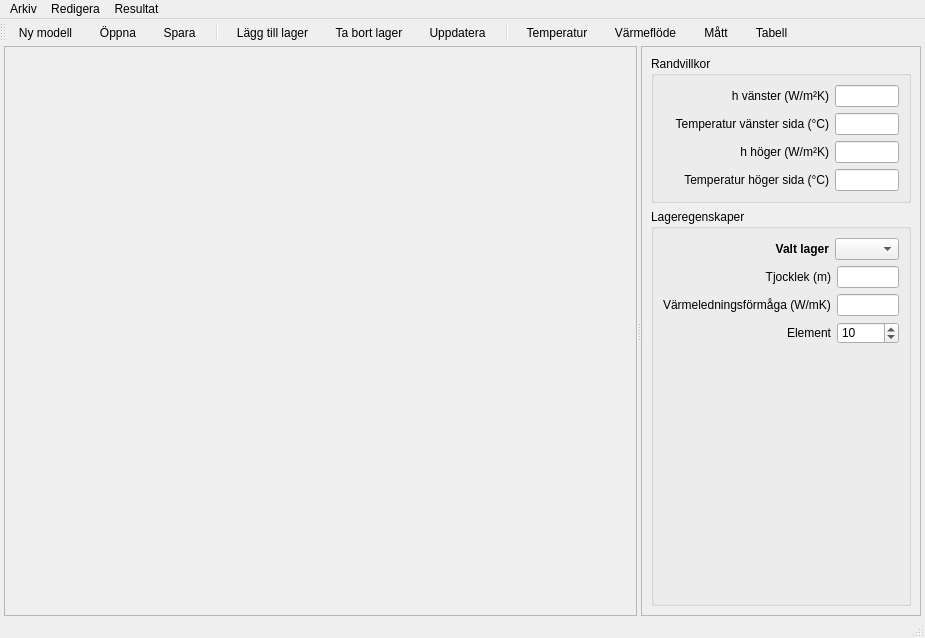
<?xml version="1.0" encoding="UTF-8"?>
<ui version="4.0">
 <class>main_window</class>
 <widget class="QMainWindow" name="main_window">
  <property name="geometry">
   <rect>
    <x>0</x>
    <y>0</y>
    <width>925</width>
    <height>638</height>
   </rect>
  </property>
  <property name="windowTitle">
   <string>1D Värmeflödesanalys</string>
  </property>
  <property name="styleSheet">
   <string notr="true">    QToolBar {
        border: none;
        spacing: 8px;
    }
    
    QToolButton {
        border: none;
        padding: 5px;
        background-color: transparent;
        icon-size: 24px;
    }
    
    QToolButton:checked {
        background-color: palette(highlight);
        border-radius: 3px;
    }
    
    QToolButton:hover {
        background-color: palette(midlight);
        border-radius: 3px;
    }
    
    QToolButton:pressed {
        background-color: palette(mid);
        border-radius: 3px;
    }</string>
  </property>
  <widget class="QWidget" name="main_widget">
   <layout class="QVBoxLayout" name="verticalLayout">
    <property name="leftMargin">
     <number>4</number>
    </property>
    <property name="topMargin">
     <number>0</number>
    </property>
    <property name="rightMargin">
     <number>4</number>
    </property>
    <property name="bottomMargin">
     <number>0</number>
    </property>
    <item>
     <widget class="QSplitter" name="splitter">
      <property name="orientation">
       <enum>Qt::Orientation::Horizontal</enum>
      </property>
      <widget class="QFrame" name="frame">
       <property name="sizePolicy">
        <sizepolicy hsizetype="Expanding" vsizetype="Preferred">
         <horstretch>0</horstretch>
         <verstretch>0</verstretch>
        </sizepolicy>
       </property>
       <property name="frameShape">
        <enum>QFrame::Shape::StyledPanel</enum>
       </property>
       <property name="frameShadow">
        <enum>QFrame::Shadow::Raised</enum>
       </property>
       <layout class="QVBoxLayout" name="verticalLayout_3">
        <item>
         <layout class="QVBoxLayout" name="main_layout"/>
        </item>
       </layout>
      </widget>
      <widget class="QFrame" name="frame_3">
       <property name="maximumSize">
        <size>
         <width>280</width>
         <height>16777215</height>
        </size>
       </property>
       <property name="autoFillBackground">
        <bool>false</bool>
       </property>
       <property name="frameShape">
        <enum>QFrame::Shape::StyledPanel</enum>
       </property>
       <property name="frameShadow">
        <enum>QFrame::Shadow::Raised</enum>
       </property>
       <layout class="QVBoxLayout" name="verticalLayout_5">
        <item>
         <widget class="QGroupBox" name="groupBox_2">
          <property name="title">
           <string>Randvillkor</string>
          </property>
          <layout class="QVBoxLayout" name="verticalLayout_2">
           <item>
            <layout class="QGridLayout" name="gridLayout_3">
             <item row="0" column="0">
              <widget class="QLabel" name="label_8">
               <property name="text">
                <string>h vänster (W/m²K)</string>
               </property>
               <property name="alignment">
                <set>Qt::AlignmentFlag::AlignRight|Qt::AlignmentFlag::AlignTrailing|Qt::AlignmentFlag::AlignVCenter</set>
               </property>
              </widget>
             </item>
             <item row="0" column="1">
              <widget class="QLineEdit" name="h_left_text">
               <property name="maximumSize">
                <size>
                 <width>64</width>
                 <height>16777215</height>
                </size>
               </property>
              </widget>
             </item>
             <item row="1" column="0">
              <widget class="QLabel" name="label_9">
               <property name="text">
                <string>Temperatur vänster sida (°C)</string>
               </property>
               <property name="alignment">
                <set>Qt::AlignmentFlag::AlignRight|Qt::AlignmentFlag::AlignTrailing|Qt::AlignmentFlag::AlignVCenter</set>
               </property>
              </widget>
             </item>
             <item row="1" column="1">
              <widget class="QLineEdit" name="T_left_text">
               <property name="maximumSize">
                <size>
                 <width>64</width>
                 <height>16777215</height>
                </size>
               </property>
              </widget>
             </item>
             <item row="2" column="0">
              <widget class="QLabel" name="label_10">
               <property name="text">
                <string>h höger (W/m²K)</string>
               </property>
               <property name="alignment">
                <set>Qt::AlignmentFlag::AlignRight|Qt::AlignmentFlag::AlignTrailing|Qt::AlignmentFlag::AlignVCenter</set>
               </property>
              </widget>
             </item>
             <item row="2" column="1">
              <widget class="QLineEdit" name="h_right_text">
               <property name="maximumSize">
                <size>
                 <width>64</width>
                 <height>16777215</height>
                </size>
               </property>
              </widget>
             </item>
             <item row="3" column="0">
              <widget class="QLabel" name="label_11">
               <property name="text">
                <string>Temperatur höger sida (°C)</string>
               </property>
               <property name="alignment">
                <set>Qt::AlignmentFlag::AlignRight|Qt::AlignmentFlag::AlignTrailing|Qt::AlignmentFlag::AlignVCenter</set>
               </property>
              </widget>
             </item>
             <item row="3" column="1">
              <widget class="QLineEdit" name="T_right_text">
               <property name="maximumSize">
                <size>
                 <width>64</width>
                 <height>16777215</height>
                </size>
               </property>
              </widget>
             </item>
            </layout>
           </item>
          </layout>
         </widget>
        </item>
        <item>
         <widget class="QGroupBox" name="groupBox">
          <property name="title">
           <string>Lageregenskaper</string>
          </property>
          <layout class="QVBoxLayout" name="verticalLayout_4">
           <item>
            <layout class="QHBoxLayout" name="horizontalLayout">
             <property name="leftMargin">
              <number>4</number>
             </property>
             <item>
              <widget class="QLabel" name="label">
               <property name="font">
                <font>
                 <bold>true</bold>
                </font>
               </property>
               <property name="text">
                <string>Valt lager</string>
               </property>
               <property name="alignment">
                <set>Qt::AlignmentFlag::AlignRight|Qt::AlignmentFlag::AlignTrailing|Qt::AlignmentFlag::AlignVCenter</set>
               </property>
              </widget>
             </item>
             <item>
              <widget class="QComboBox" name="layer_combo">
               <property name="maximumSize">
                <size>
                 <width>64</width>
                 <height>16777215</height>
                </size>
               </property>
               <property name="font">
                <font>
                 <bold>true</bold>
                </font>
               </property>
              </widget>
             </item>
            </layout>
           </item>
           <item>
            <layout class="QGridLayout" name="gridLayout">
             <item row="2" column="1">
              <widget class="QSpinBox" name="calc_points_spin">
               <property name="minimum">
                <number>1</number>
               </property>
               <property name="maximum">
                <number>100</number>
               </property>
               <property name="value">
                <number>10</number>
               </property>
              </widget>
             </item>
             <item row="1" column="0">
              <widget class="QLabel" name="label_5">
               <property name="text">
                <string>Värmeledningsförmåga (W/mK)</string>
               </property>
              </widget>
             </item>
             <item row="1" column="1">
              <widget class="QLineEdit" name="conductivity_text"/>
             </item>
             <item row="2" column="0">
              <widget class="QLabel" name="label_3">
               <property name="text">
                <string>Element</string>
               </property>
               <property name="alignment">
                <set>Qt::AlignmentFlag::AlignRight|Qt::AlignmentFlag::AlignTrailing|Qt::AlignmentFlag::AlignVCenter</set>
               </property>
              </widget>
             </item>
             <item row="0" column="0">
              <widget class="QLabel" name="label_2">
               <property name="text">
                <string>Tjocklek (m)</string>
               </property>
               <property name="alignment">
                <set>Qt::AlignmentFlag::AlignRight|Qt::AlignmentFlag::AlignTrailing|Qt::AlignmentFlag::AlignVCenter</set>
               </property>
              </widget>
             </item>
             <item row="0" column="1">
              <widget class="QLineEdit" name="thickness_text"/>
             </item>
             <item row="3" column="0">
              <spacer name="verticalSpacer">
               <property name="orientation">
                <enum>Qt::Orientation::Vertical</enum>
               </property>
               <property name="sizeHint" stdset="0">
                <size>
                 <width>20</width>
                 <height>40</height>
                </size>
               </property>
              </spacer>
             </item>
            </layout>
           </item>
          </layout>
         </widget>
        </item>
       </layout>
      </widget>
     </widget>
    </item>
   </layout>
  </widget>
  <widget class="QMenuBar" name="menu_bar">
   <property name="geometry">
    <rect>
     <x>0</x>
     <y>0</y>
     <width>925</width>
     <height>22</height>
    </rect>
   </property>
   <widget class="QMenu" name="file_menu">
    <property name="title">
     <string>Arkiv</string>
    </property>
    <addaction name="new_action"/>
    <addaction name="separator"/>
    <addaction name="open_action"/>
    <addaction name="save_action"/>
    <addaction name="save_as_action"/>
    <addaction name="separator"/>
    <addaction name="exit_action"/>
   </widget>
   <widget class="QMenu" name="menuResultat">
    <property name="title">
     <string>Resultat</string>
    </property>
    <addaction name="temperature_action"/>
    <addaction name="heat_flux_action"/>
    <addaction name="results_view_action"/>
   </widget>
   <widget class="QMenu" name="menuRedigera">
    <property name="title">
     <string>Redigera</string>
    </property>
    <addaction name="add_layer_action"/>
    <addaction name="remove_layer_action"/>
    <addaction name="update_action"/>
   </widget>
   <addaction name="file_menu"/>
   <addaction name="menuRedigera"/>
   <addaction name="menuResultat"/>
  </widget>
  <widget class="QToolBar" name="toolBar">
   <property name="windowTitle">
    <string>toolBar</string>
   </property>
   <property name="styleSheet">
    <string notr="true">QToolbar { border: none; }</string>
   </property>
   <property name="iconSize">
    <size>
     <width>24</width>
     <height>24</height>
    </size>
   </property>
   <property name="toolButtonStyle">
    <enum>Qt::ToolButtonStyle::ToolButtonTextUnderIcon</enum>
   </property>
   <attribute name="toolBarArea">
    <enum>TopToolBarArea</enum>
   </attribute>
   <attribute name="toolBarBreak">
    <bool>false</bool>
   </attribute>
   <addaction name="new_action"/>
   <addaction name="open_action"/>
   <addaction name="save_action"/>
   <addaction name="separator"/>
   <addaction name="add_layer_action"/>
   <addaction name="remove_layer_action"/>
   <addaction name="update_action"/>
   <addaction name="separator"/>
   <addaction name="temperature_action"/>
   <addaction name="heat_flux_action"/>
   <addaction name="dimension_action"/>
   <addaction name="results_view_action"/>
  </widget>
  <widget class="QStatusBar" name="statusBar"/>
  <action name="open_action">
   <property name="icon">
    <iconset resource="energy_app.qrc">
     <normaloff>:/toolbar/images/Open Document.png</normaloff>
     <normalon>:/toolbar/images/icons8-open-32.png</normalon>:/toolbar/images/Open Document.png</iconset>
   </property>
   <property name="text">
    <string>Öppna</string>
   </property>
   <property name="shortcut">
    <string>Ctrl+O</string>
   </property>
  </action>
  <action name="save_action">
   <property name="icon">
    <iconset resource="energy_app.qrc">
     <normaloff>:/toolbar/images/Save.png</normaloff>
     <normalon>:/toolbar/images/icons8-save-32.png</normalon>:/toolbar/images/Save.png</iconset>
   </property>
   <property name="text">
    <string>Spara</string>
   </property>
   <property name="shortcut">
    <string>Ctrl+S</string>
   </property>
  </action>
  <action name="save_as_action">
   <property name="icon">
    <iconset>
     <normalon>:/toolbar/images/icons8-save-as-32.png</normalon>
    </iconset>
   </property>
   <property name="text">
    <string>Spara som...</string>
   </property>
   <property name="shortcut">
    <string>Ctrl+Shift+S</string>
   </property>
  </action>
  <action name="exit_action">
   <property name="text">
    <string>Avsluta</string>
   </property>
   <property name="shortcut">
    <string>Ctrl+X</string>
   </property>
  </action>
  <action name="new_action">
   <property name="icon">
    <iconset resource="energy_app.qrc">
     <normaloff>:/toolbar/images/Add File.png</normaloff>
     <normalon>:/toolbar/images/icons8-file-32.png</normalon>:/toolbar/images/Add File.png</iconset>
   </property>
   <property name="text">
    <string>Ny modell</string>
   </property>
   <property name="shortcut">
    <string>Ctrl+N</string>
   </property>
  </action>
  <action name="segments_action">
   <property name="checkable">
    <bool>true</bool>
   </property>
   <property name="icon">
    <iconset>
     <normalon>:/toolbar/images/icons8-edit-property-32.png</normalon>
    </iconset>
   </property>
   <property name="text">
    <string>Balkar...</string>
   </property>
   <property name="menuRole">
    <enum>QAction::MenuRole::NoRole</enum>
   </property>
  </action>
  <action name="bc_action">
   <property name="checkable">
    <bool>true</bool>
   </property>
   <property name="icon">
    <iconset>
     <normalon>:/toolbar/images/icons8-edit-property-32.png</normalon>
    </iconset>
   </property>
   <property name="text">
    <string>Stöd...</string>
   </property>
  </action>
  <action name="results_view_action">
   <property name="checkable">
    <bool>true</bool>
   </property>
   <property name="icon">
    <iconset resource="energy_app.qrc">
     <normaloff>:/toolbar/images/Table.png</normaloff>:/toolbar/images/Table.png</iconset>
   </property>
   <property name="text">
    <string>Tabell...</string>
   </property>
  </action>
  <action name="add_layer_action">
   <property name="icon">
    <iconset resource="energy_app.qrc">
     <normaloff>:/toolbar/images/Add.png</normaloff>:/toolbar/images/Add.png</iconset>
   </property>
   <property name="text">
    <string>Lägg till lager</string>
   </property>
   <property name="shortcut">
    <string>Ctrl++</string>
   </property>
   <property name="menuRole">
    <enum>QAction::MenuRole::NoRole</enum>
   </property>
  </action>
  <action name="remove_layer_action">
   <property name="icon">
    <iconset resource="energy_app.qrc">
     <normaloff>:/toolbar/images/Minus.png</normaloff>:/toolbar/images/Minus.png</iconset>
   </property>
   <property name="text">
    <string>Ta bort lager</string>
   </property>
   <property name="shortcut">
    <string>Ctrl+-</string>
   </property>
   <property name="menuRole">
    <enum>QAction::MenuRole::NoRole</enum>
   </property>
  </action>
  <action name="temperature_action">
   <property name="checkable">
    <bool>true</bool>
   </property>
   <property name="icon">
    <iconset resource="energy_app.qrc">
     <normaloff>:/toolbar/images/M.png</normaloff>:/toolbar/images/M.png</iconset>
   </property>
   <property name="text">
    <string>Temperatur</string>
   </property>
   <property name="menuRole">
    <enum>QAction::MenuRole::NoRole</enum>
   </property>
  </action>
  <action name="heat_flux_action">
   <property name="checkable">
    <bool>true</bool>
   </property>
   <property name="icon">
    <iconset resource="energy_app.qrc">
     <normaloff>:/toolbar/images/V.png</normaloff>:/toolbar/images/V.png</iconset>
   </property>
   <property name="text">
    <string>Värmeflöde</string>
   </property>
   <property name="menuRole">
    <enum>QAction::MenuRole::NoRole</enum>
   </property>
  </action>
  <action name="update_action">
   <property name="icon">
    <iconset resource="energy_app.qrc">
     <normaloff>:/toolbar/images/Available Updates.png</normaloff>:/toolbar/images/Available Updates.png</iconset>
   </property>
   <property name="text">
    <string>Uppdatera</string>
   </property>
   <property name="shortcut">
    <string>Ctrl+R</string>
   </property>
   <property name="menuRole">
    <enum>QAction::MenuRole::NoRole</enum>
   </property>
  </action>
  <action name="dimension_action">
   <property name="checkable">
    <bool>true</bool>
   </property>
   <property name="icon">
    <iconset resource="energy_app.qrc">
     <normaloff>:/toolbar/images/Dimensions.png</normaloff>:/toolbar/images/Dimensions.png</iconset>
   </property>
   <property name="text">
    <string>Mått</string>
   </property>
   <property name="menuRole">
    <enum>QAction::MenuRole::NoRole</enum>
   </property>
  </action>
 </widget>
 <resources>
  <include location="energy_app.qrc"/>
 </resources>
 <connections/>
</ui>
